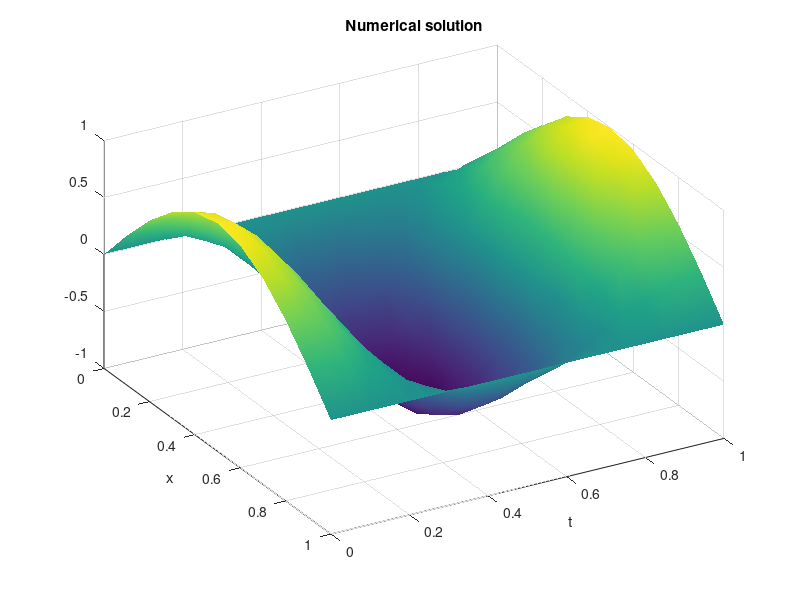
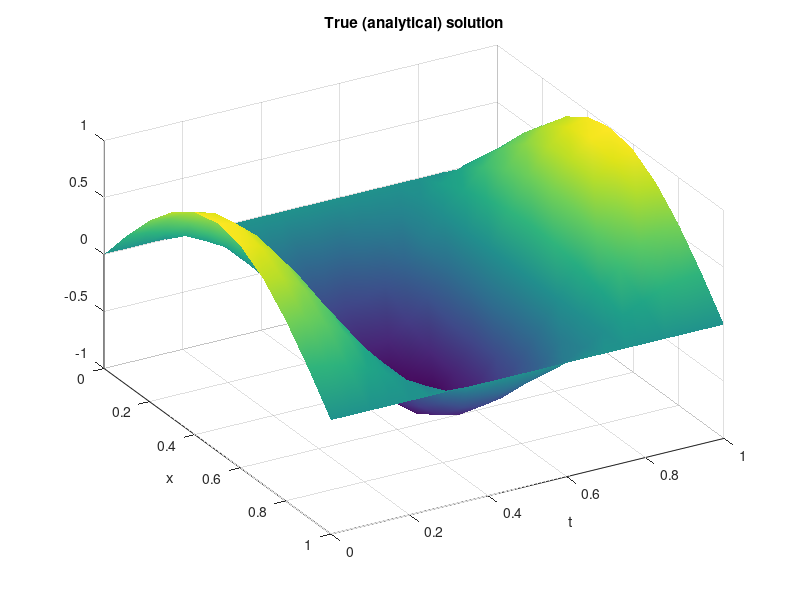
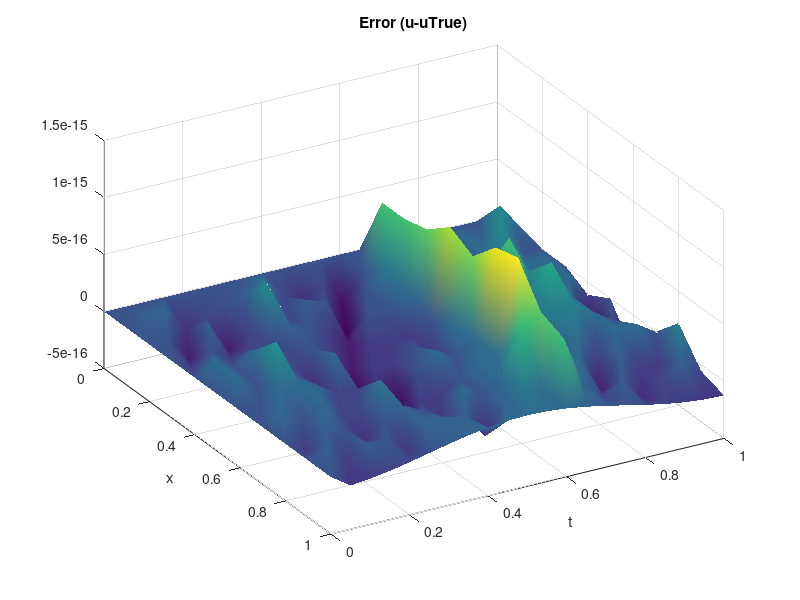

Reproduce these figures in MATLAB, in order.
clear;
%% Initial conditions
f = @(x) sin(pi*x); % u(x,0)   = f(x)
g = @(x) 0;         % u_t(x,0) = g(x)

%% Geometry
dx = 0.10;
dt = 0.05;
c  = 2;

xEnd = 1;
tEnd = 1;

nx = xEnd/dx + 1;
nt = tEnd/dt + 1;

x = linspace(0,xEnd,nx);
t = linspace(0,tEnd,nt);

r = c*dt/dx;
r2 = r*r;

fprintf('r = %5.4f\n',r);

%% Start solving
u = zeros(nx,nt);
u(:,1) = f(x); % Initial Value

i = 2:nx-1; % inner indices to make slicing easier.

u(i,2) = (1-r2)*f(x(i))+(r2/2)*(f(x(i+1))+f(x(i-1)))+dt*g(x(i));
for j = 2:nt-1
    u(i,j+1) = 2*(1-r2)*u(i,j)+r2*(u(i+1,j)+u(i-1,j))-u(i,j-1);
end
[X,T] = meshgrid(x,t);
X = X'; T = T';

%% Analytical solution
uTrue = sin(pi*X).*cos(2*pi*T);

%% Ploting
figure(1)
surf(X,T,u); shading interp;
title('Numerical solution');
view([60,40]); xlabel('x'); ylabel('t')

figure(2)
surf(X,T,uTrue); shading interp;
title('True (analytical) solution')
view([60,40]); xlabel('x'); ylabel('t')

figure(3)
surf(X,T,(u-uTrue)); shading interp;
title('Error (u-uTrue)')
view([60,40]); xlabel('x'); ylabel('t')